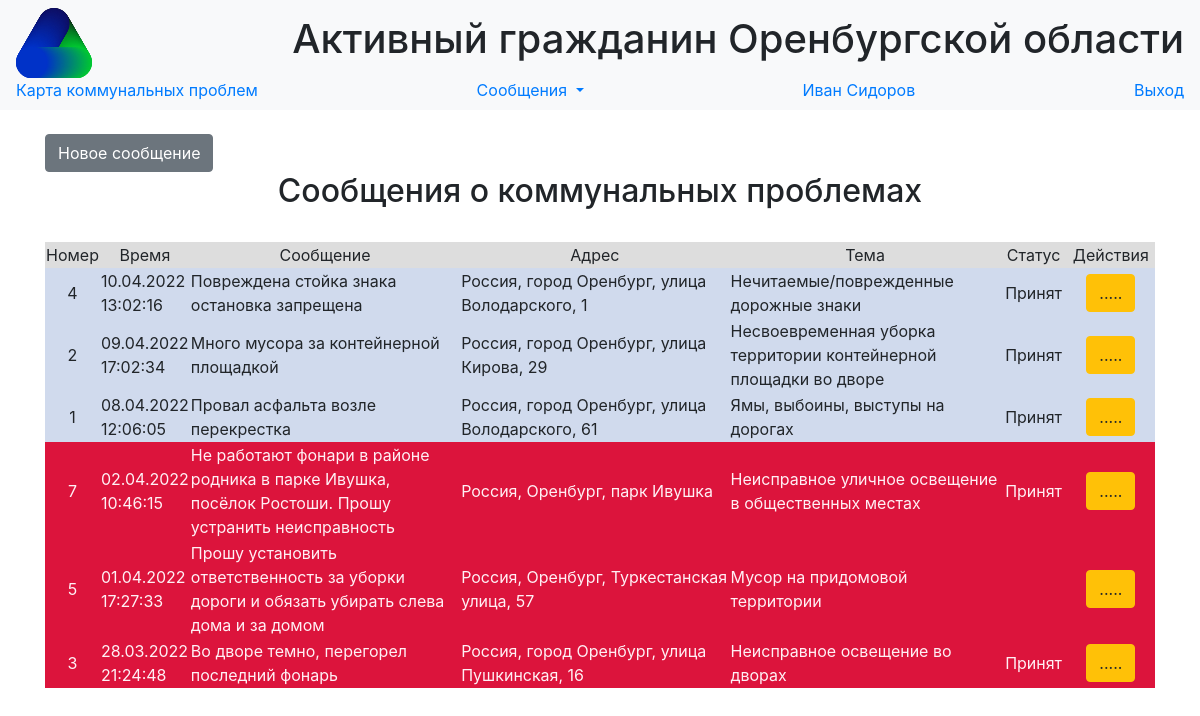
The app's page /calls (signed in), older data.
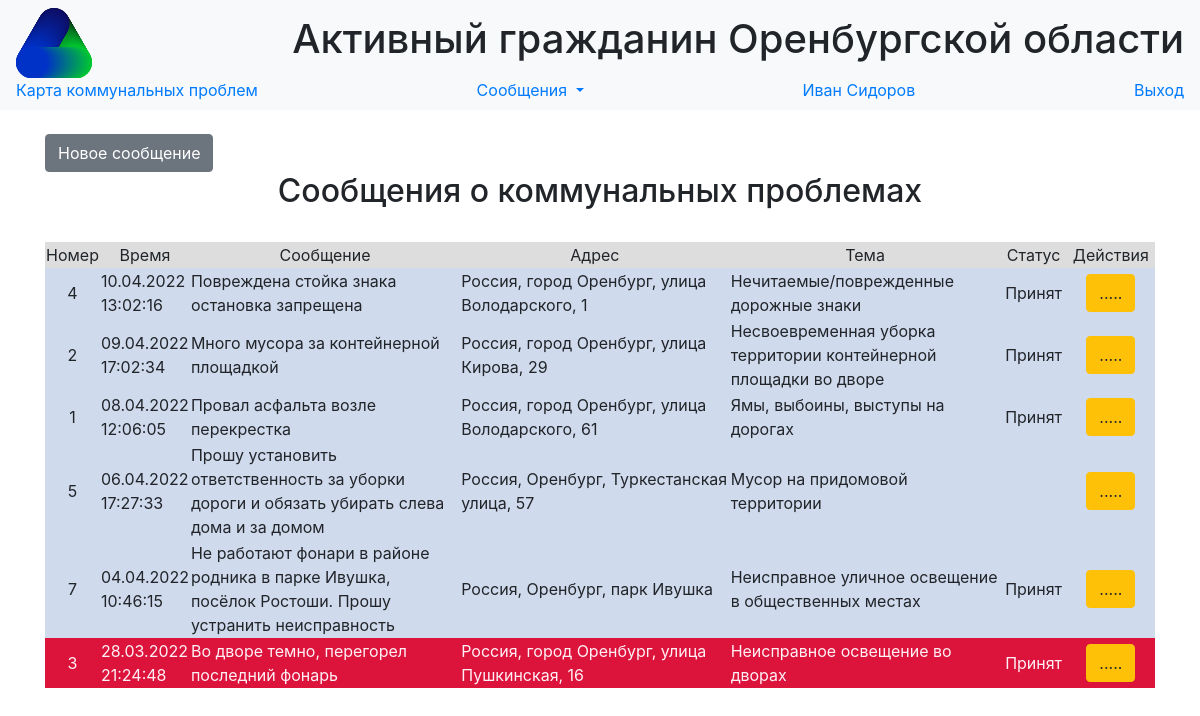
The same page, newer data.
### data/users.py (models this page shows, shortened)
class User(SqlAlchemyBase, UserMixin,SerializerMixin):
    __tablename__ = 'users'
    id = sqlalchemy.Column(sqlalchemy.Integer,
                           primary_key=True, autoincrement=True)
    surname = sqlalchemy.Column(sqlalchemy.String, nullable=True)
    name = sqlalchemy.Column(sqlalchemy.String, nullable=True)
    position = sqlalchemy.Column(sqlalchemy.String, nullable=True)
    locality = sqlalchemy.Column(sqlalchemy.String, nullable=True)
    email = sqlalchemy.Column(sqlalchemy.String,
                              index=True, unique=True, nullable=True)
    hashed_password = sqlalchemy.Column(sqlalchemy.String, nullable=True)
    modified_date = sqlalchemy.Column(sqlalchemy.DateTime,
                                      default=datetime.datetime.now)

### data/calls.py (models this page shows, shortened)
class Call(SqlAlchemyBase, SerializerMixin):
    __tablename__ = 'calls'
    id = sqlalchemy.Column(sqlalchemy.Integer,
                           primary_key=True, autoincrement=True)
    message = sqlalchemy.Column(sqlalchemy.String, nullable=True)
    address = sqlalchemy.Column(sqlalchemy.String, nullable=True)
    point = sqlalchemy.Column(sqlalchemy.String, nullable=True)
    service = sqlalchemy.Column(sqlalchemy.String, nullable=True)
    status = sqlalchemy.Column(sqlalchemy.String, nullable=True)
    call_time = sqlalchemy.Column(sqlalchemy.DateTime,
                                  default=datetime.datetime.utcnow())
    finish_time = sqlalchemy.Column(sqlalchemy.DateTime,
                                    nullable=True)
    answer = sqlalchemy.Column(sqlalchemy.String, nullable=True)

### main.py (the view)
@app.route('/calls')
@login_required
def calls():
    db_sess = db_session.create_session()
    calls = db_sess.query(Call).order_by(desc(Call.call_time)).all()
    db_sess.commit()
    return render_template('calls.html', calls=calls, time_now=datetime.datetime.today())

### data/db_session.py (called while the page is built)
def create_session() -> Session:
    global __factory
    return __factory()

### main.py (called while the page is built)
@login_manager.user_loader
def load_user(user_id):
    db_sess = db_session.create_session()
    return db_sess.query(User).get(user_id)

### templates/calls.html (shortened to what this page needs)
{% extends "base.html" %}
{% block content %}
{% set STATUSES  = {"received": "Принят", "serviced": "Выполняется", "finished":  "Завершен"} %}
<br>
{% if current_user.is_authenticated %}
    <a href="/add_call" class="btn btn-secondary">Новое сообщение</a>
{% endif %}
<br>
<h2 align="center">Сообщения о коммунальных проблемах</h2>
<br>
<div class="table_container">
    <table class="my_table">
        <tr class="my_row">
            <td class="title" width="2%" bgcolor="#dddddd" align="center">Номер</td>
            <td class="title" width="5%" bgcolor="#dddddd" align="center">Время</td>
            <td class="title" width="25%" bgcolor="#dddddd" align="center">Сообщение</td>
            <td class="title" width="25%" bgcolor="#dddddd" align="center">Адрес</td>
            <td class="title" width="25%" bgcolor="#dddddd" align="center">Тема</td>
            <td class="title" width="6%" bgcolor="#dddddd" align="center">Статус</td>
            <td class="title" width="8%" bgcolor="#dddddd" align="center">Действия</td>
        </tr>
        {% for call in calls %}
            {% if (time_now - call.call_time).days >= 10 and call.status != "finished" %}
                {%  set color = "#dc143c" %}
                {% set text_color = "#FFF0F5" %}
            {% else %}
                {% set color = "#d0daed"  %}
                {% set text_color = "ffffff" %}
            {% endif %}
        <tr class="my_row">
            <td class="ordinary" bgcolor ={{color}} align="center" style="color:{{text_color}}">{{ call.id }}</td>
            <td class="ordinary" bgcolor ={{color}} style="color:{{text_color}}">{{ moment(call.call_time).format("DD.MM.YYYY HH:mm:ss") }}</td>
            <td class="ordinary" bgcolor ={{color}} style="color:{{text_color}}">{{ call.message }}</td>
            <td class="ordinary" bgcolor ={{color}} style="color:{{text_color}}">
                <span class="ymaps-geolink">
                        {{ call.address }}
                </span>
            </td>
            <td class="ordinary" bgcolor ={{color}} style="color:{{text_color}}">
                {{ call.service }}
            </td>
            <td class="ordinary" bgcolor ={{color}} align="center" style="color:{{text_color}}">{{ STATUSES[call.status] }}</td>
            <td class="ordinary" bgcolor ={{color}} align="center" style="color:{{text_color}}">
                {% if current_user.is_authenticated %}
                <div>       <a href="/calls/{{ call.id }}" class="btn btn-warning">.....</a>
                </div>
                {% endif %}
            </td>
        </tr>
        {% endfor %}
    </table>
</div>
{% endblock %}

### templates/base.html (shortened to what this page needs)
<!DOCTYPE html>
<html lang="en">
<head>
    <link rel="stylesheet" href="../static/css/bootstrap.min.css">
    <link rel="stylesheet" type="text/css" href="../static/css/style.css" />
</head>
  <body>
    <header>
      <nav class="navbar navbar-light bg-light">
          <img src="/static/favicon.svg" height = "70px">
          <h1>Активный гражданин Оренбургской области </h1>
          <a class="nav-brand" href="/map">Карта коммунальных проблем</a>
          {% if current_user.is_authenticated %}
          <div class="nav-item dropdown">
          <a class="nav-brand dropdown-toggle" href="#" id="navbarDropdownMenuLink" role="button"
             data-toggle="dropdown" aria-haspopup="true" aria-expanded="false"> Сообщения </a>
          </div>
          <a class="navbar-link" href="/users/{{current_user.id}}">{{current_user.name}} {{current_user.surname}}</a>
          <a class="navbar-link" href="/logout">Выход</a>
          {% else %}
            <p>
                <a class="btn btn-success" href="/login">Войти</a>
                <a class="btn btn-primary " href="/register">Зарегистрироваться</a>
            </p>
          {% endif %}
      </nav>
    </header>
    <main role="main" class="container">
        {% block content %}
        {% endblock %}
    </main>
  </body>
</html>

Row changes from the older to the newer data that the page shows:
changed Call "Россия, Оренбург, Туркестанская улица, 57": call_time "01.04.2022 17:27:33" → "06.04.2022 17:27:33"; moves up the list
changed Call "Россия, Оренбург, парк Ивушка": call_time "02.04.2022 10:46:15" → "04.04.2022 10:46:15"
